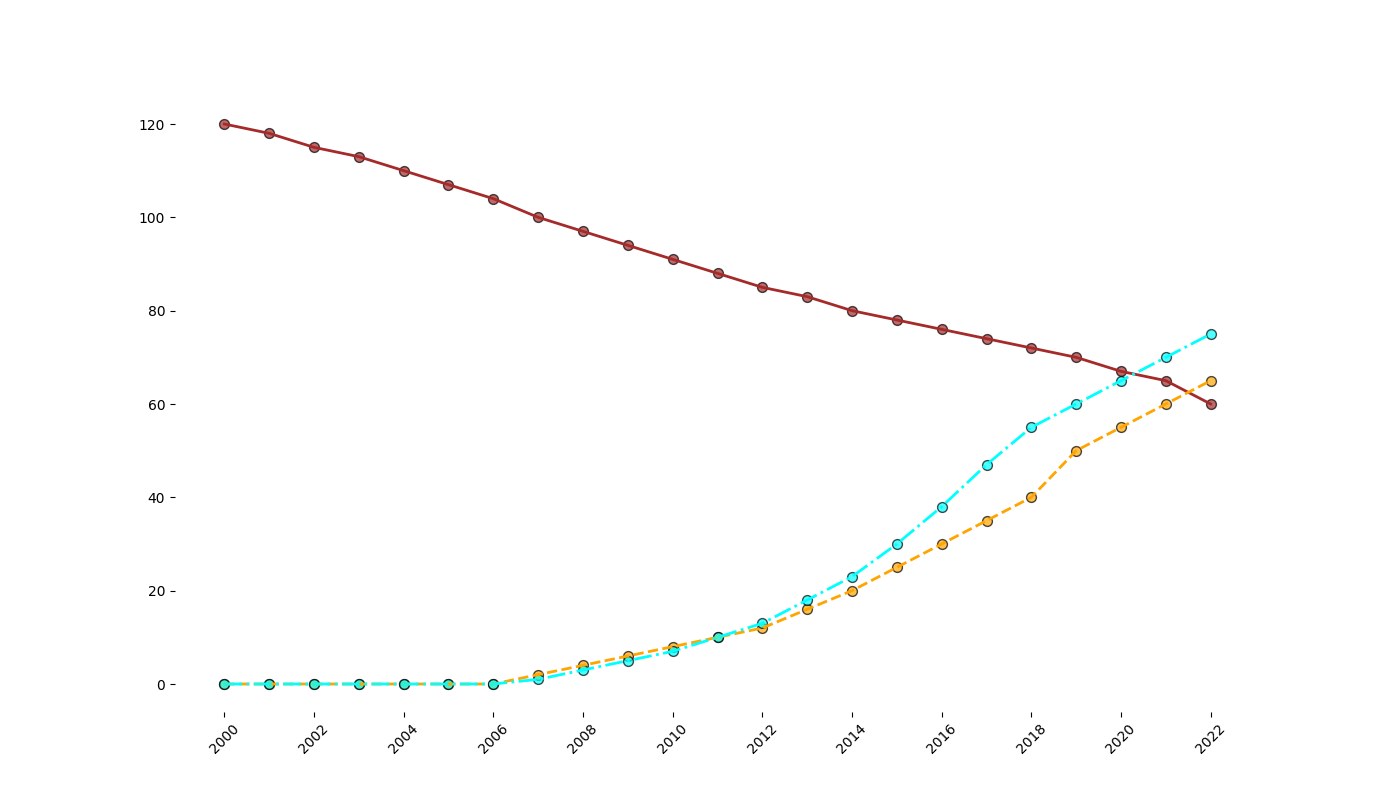

Source code (Python):
import matplotlib.pyplot as plt
import numpy as np

years = np.arange(2000, 2023)

traditional_energy = np.array([120, 118, 115, 113, 110, 107, 104, 100, 97, 94, 91, 88, 85, 83, 80, 78, 76, 74, 72, 70, 67, 65, 60])
solar_energy = np.array([0, 0, 0, 0, 0, 0, 0, 2, 4, 6, 8, 10, 12, 16, 20, 25, 30, 35, 40, 50, 55, 60, 65])
wind_energy = np.array([0, 0, 0, 0, 0, 0, 0, 1, 3, 5, 7, 10, 13, 18, 23, 30, 38, 47, 55, 60, 65, 70, 75])

plt.figure(figsize=(14, 8))

plt.plot(years, traditional_energy, color='brown', linestyle='-', linewidth=2)
plt.plot(years, solar_energy, color='orange', linestyle='--', linewidth=2)
plt.plot(years, wind_energy, color='cyan', linestyle='-.', linewidth=2)

plt.scatter(years, traditional_energy, color='brown', s=50, edgecolors='black', alpha=0.7)
plt.scatter(years, solar_energy, color='orange', s=50, edgecolors='black', alpha=0.7)
plt.scatter(years, wind_energy, color='cyan', s=50, edgecolors='black', alpha=0.7)

plt.xticks(np.arange(2000, 2023, 2), fontsize=10, rotation=45)
plt.yticks(fontsize=10)

plt.gca().spines['top'].set_visible(False)
plt.gca().spines['right'].set_visible(False)
plt.gca().spines['left'].set_visible(False)
plt.gca().spines['bottom'].set_visible(False)

plt.show()
